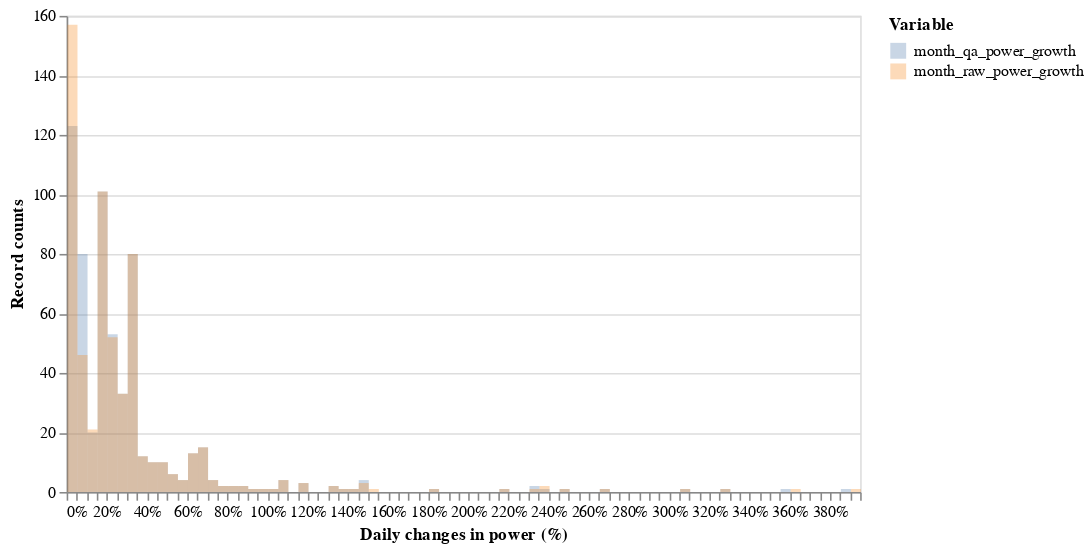

Write notebook code for a chart like this one.
### Code cell
plot_vars = ["month_qa_power_growth", "month_raw_power_growth"]
source = df[df["date"]> datetime.datetime(2020, 10, 1)].melt(id_vars=["date"], value_vars=plot_vars)

alt.Chart(source).mark_bar(
    opacity=0.3,
    binSpacing=0
).encode(
    alt.X('value:Q', bin=alt.Bin(maxbins=100), title="Daily changes in power (%)", axis=alt.Axis(format='%')),
    alt.Y('count()', stack=None, title="Record counts"),
    color=alt.Color('variable:N', legend=alt.Legend(title="Variable"))
).properties(
    width=500, height=300
)

### Figure 1 — Vega-Lite specification as saved in the notebook (floating-point values rounded to 4 significant figures; data arrays with more than 128 entries replaced by an {"elided": "..."} marker saying what was removed)
{"$schema": "https://vega.github.io/schema/vega-lite/v4.17.0.json", "config": {"view": {"continuousHeight": 300, "continuousWidth": 400}}, "data": {"name": "data-dd9998917373ee274a809c695f47f396"}, "datasets": {"data-dd9998917373ee274a809c695f47f396": {"elided": "1198 records"}}, "encoding": {"color": {"field": "variable", "legend": {"title": "Variable"}, "type": "nominal"}, "x": {"axis": {"format": "%"}, "bin": {"maxbins": 100}, "field": "value", "title": "Daily changes in power (%)", "type": "quantitative"}, "y": {"aggregate": "count", "stack": null, "title": "Record counts", "type": "quantitative"}}, "height": 300, "mark": {"binSpacing": 0, "opacity": 0.3, "type": "bar"}, "width": 500}
